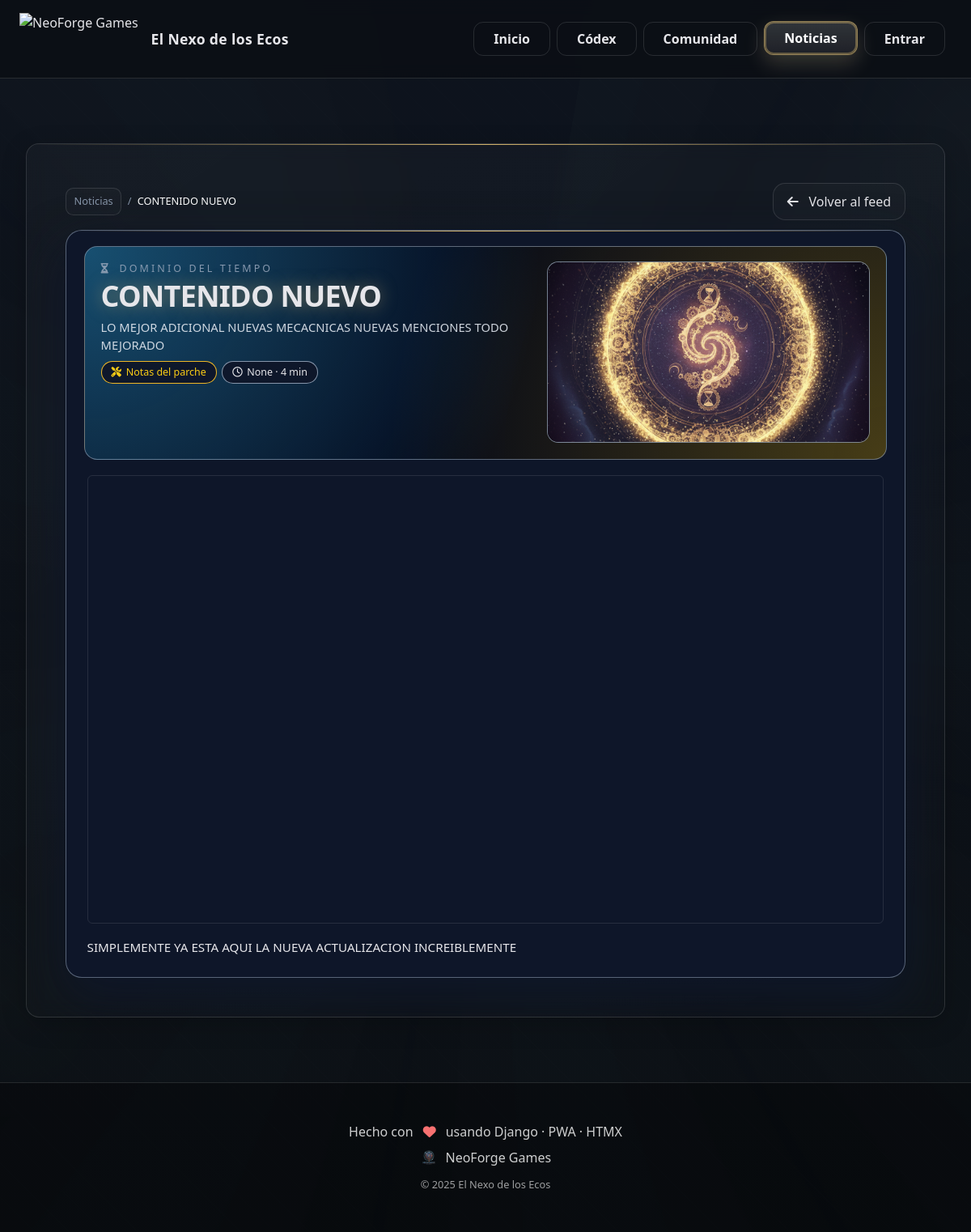
The page /noticias/contenido-nuevo/ on the database its author committed.
### news/models.py (models this page shows, shortened)
class NewsArticle(models.Model):
    STATUS = (
        ("draft", "Borrador"),
        ("scheduled", "Programado"),
        ("published", "Publicado"),
    )
    title = models.CharField(max_length=160)
    slug = models.SlugField(max_length=180, unique=True)
    summary = models.TextField(blank=True, default="")
    body = models.TextField(help_text="Contenido (puedes usar HTML simple)")
    author = models.ForeignKey(User, on_delete=models.SET_NULL, null=True, blank=True, related_name="news")
    category = models.ForeignKey(Category, on_delete=models.SET_NULL, null=True, blank=True, related_name="articles")
    tags = models.ManyToManyField(Tag, blank=True, related_name="articles")
    hero_image = models.ImageField(upload_to=upload_news_media, blank=True, null=True)
    banner_image = models.ImageField(upload_to=upload_news_media, blank=True, null=True)
    video_url = models.URLField(blank=True, default="", help_text="YouTube, Vimeo o .mp4/.webm directo")
    gallery = models.ManyToManyField(Asset, blank=True, related_name="news_articles")
    status = models.CharField(max_length=10, choices=STATUS, default="draft")
    publish_at = models.DateTimeField(blank=True, null=True, help_text="Si se programa, se publicará a esta hora")
    pin_home = models.BooleanField(default=False, help_text="Destacar en portada de noticias")
    is_patch_notes = models.BooleanField(default=False, help_text="Marcar como 'Notas del parche'")
    version = models.CharField(max_length=40, blank=True, default="", help_text="v1.2.0 (opcional)")
    reading_time = models.PositiveIntegerField(default=4, help_text="Minutos estimados")
    created = models.DateTimeField(auto_now_add=True)
    updated = models.DateTimeField(auto_now=True)
    class Meta:
        ordering = ["-publish_at", "-created"]

class Category(models.Model):
    name = models.CharField(max_length=120)
    slug = models.SlugField(max_length=140, unique=True)
    color = models.CharField(max_length=32, blank=True, default="", help_text="CSS var o #hex")
    icon = models.CharField(max_length=120, blank=True, default="", help_text="fa-solid fa-bolt")
    class Meta:
        ordering = ["name"]
        verbose_name = "Categoría"
        verbose_name_plural = "Categorías"

### news/views.py (the view)
# urls.py: path("<slug:slug>/", views.news_detail, name="detail"),
def news_detail(request, slug):
    item = get_object_or_404(NewsArticle, slug=slug)
    related = NewsArticle.objects.filter(status="published").exclude(pk=item.pk) \
                                 .filter(Q(category=item.category) | Q(tags__in=item.tags.all())) \
                                 .distinct().order_by("-publish_at", "-created")[:6]
    embed_url = _youtube_embed(item.video_url)
    return render(request, "news/detail.html", {
        "item": item,
        "related": related,
        "embed_url": embed_url,   # <- lo usamos en la plantilla
    })

### news/views.py (called while the page is built)
def _youtube_embed(url: str) -> str | None:
    if not url:
        return None
    u = urlparse(url)
    host = (u.netloc or "").lower()
    if "youtu.be" in host:
        vid = u.path.strip("/").split("/")[0]
        return f"https://www.youtube.com/embed/{vid}" if vid else None
    if "youtube.com" in host:
        qs = parse_qs(u.query or "")
        vid = (qs.get("v") or [None])[0]
        return f"https://www.youtube.com/embed/{vid}" if vid else None
    return None

### templates/news/detail.html (shortened to what this page needs)
{% extends "base.html" %}
{% load static news_extras humanize %}
{% block content %}
<section id="news-detail" class="section">
  <div class="flex items-center justify-between mb-3 gap-3">
    <nav class="breadcrumb">
      <a href="{% url 'news:index' %}" class="link-soft">Noticias</a>
      <span class="mx-1">/</span>
      <span class="text-white">{{ item.title }}</span>
    </nav>
    <a href="{% url 'news:index' %}" class="btn-ghost">
      <i class="fa-solid fa-arrow-left mr-1"></i> Volver al feed
    </a>
  </div>
  <article class="news-article card">
    <header class="news-hero">
      <div>
        <p class="news-kicker">
          {% if item.category %}
            {% if item.category.icon %}<i class="{{ item.category.icon }} mr-1"></i>{% endif %}
            {{ item.category.name }}
          {% else %}
            Noticias
          {% endif %}
        </p>
        <h1 class="h1-glow text-3xl md:text-4xl">{{ item.title }}</h1>
        {% if item.summary %}
          <p class="news-hero-summary">
            {{ item.summary }}
          </p>
        {% endif %}
        <div class="news-meta">
          {% if item.is_patch_notes %}
            <span class="news-pill patch">
              <i class="fa-solid fa-screwdriver-wrench"></i> Notas del parche
            </span>
          {% endif %}
          <span class="news-pill">
            <i class="fa-regular fa-clock"></i>
            {{ item.publish_at|naturaltime }} · {{ item.reading_time }} min
          </span>
        </div>
      </div>
      {% if item.banner_image or item.hero_image %}
        <figure class="news-cover">
          {% if item.banner_image %}
            <img src="{{ item.banner_image.url }}" alt="">
          {% elif item.hero_image %}
            <img src="{{ item.hero_image.url }}" alt="">
          {% endif %}
        </figure>
      {% endif %}
    </header>
    {% if item.video_url %}
      <div class="news-video-wrap">
        {% with embed=item.video_url|youtube_embed %}
          {% if embed %}
            <div class="aspect-video rounded-md overflow-hidden border border-white/10">
              <iframe
                src="{{ embed }}"
                style="width:100%;height:100%"
                frameborder="0"
                allow="accelerometer; autoplay; clipboard-write; encrypted-media; gyroscope; picture-in-picture; web-share"
                allowfullscreen>
              </iframe>
            </div>
          {% elif item.video_url|is_http_video %}
            <video class="mt-4 w-full rounded-md border border-white/10" controls>
              <source src="{{ item.video_url }}">
              Tu navegador no soporta el tag <code>video</code>.
            </video>
          {% else %}
            <p class="text-white/60 mt-3">
              Este video no permite incrustación aquí.
              <a class="link-soft" href="{{ item.video_url }}" target="_blank" rel="noopener">Ver en YouTube</a>.
            </p>
          {% endif %}
        {% endwith %}
      </div>
    {% endif %}
    <section class="news-body">
      <div class="prose prose-invert mt-2 max-w-none">
        {{ item.body|safe }}
      </div>
    </section>
  </article>
</section>
{% endblock %}

### static/css/theme.css (style rules this page uses)
:root { --coal:#0b0f14; --ink:#0f1520; --text:#e6e6ea; --line:rgba(255,255,255,.12); --accent:#d2b26a; --brand:#a88bd4; --space-xs:.5rem; --space-sm:1rem; --space-md:1.5rem; --space-lg:2rem; --space-xl:3rem; --radius-sm:.5rem; --radius-md:.75rem; --radius-lg:1rem; --transition-fast:.2s ease; --transition-normal:.3s ease; --transition-slow:.5s ease; }
html[data-domain="tiempo"] { --accent:#d2b26a; --brand:#f2dfa9; }
* { box-sizing:border-box; margin:0; padding:0 }
html,body { height:100% }
body { background:var(--coal); color:var(--text); font-family: ui-sans-serif,system-ui,-apple-system,BlinkMacSystemFont,'Segoe UI',Roboto,sans-serif; line-height:1.6; overflow-x:hidden; }
.btn-ghost { display:inline-flex; align-items:center; gap:.55rem; padding:.62rem 1.05rem; border-radius:.95rem; color:var(--text); border:1px solid var(--line); text-decoration:none; background:rgba(255,255,255,.02); transition:all var(--transition-fast) }
.section { margin:var(--space-xl) 0; padding:var(--space-xl); border-radius:var(--radius-lg); border:1px solid var(--line); background:linear-gradient(145deg,rgba(255,255,255,.03),rgba(255,255,255,.01)); backdrop-filter:blur(10px); box-shadow:0 8px 32px rgba(0,0,0,.2); position:relative; overflow:hidden }
.section::before { content:''; position:absolute; top:0; left:0; right:0; height:1px; background:linear-gradient(90deg,transparent,var(--accent),transparent) }
.card { background:linear-gradient(145deg,rgba(255,255,255,.04),rgba(255,255,255,.02)); padding:var(--space-lg); border-radius:var(--radius-md); border:1px solid var(--line); backdrop-filter:blur(10px); transition:all var(--transition-normal); position:relative; overflow:hidden }
.card::before { content:''; position:absolute; top:0; left:0; right:0; height:1px; background:linear-gradient(90deg,transparent,var(--accent),transparent) }
.h1-glow { font-weight:800; letter-spacing:-.02em; text-shadow:0 0 20px color-mix(in oklab,var(--accent) 50%,transparent) }
.link-soft { display:inline-flex; align-items:center; gap:.4rem; padding:.4rem .6rem; border-radius:.6rem; border:1px solid rgba(255,255,255,.12); background: rgba(255,255,255,.02); transition: transform var(--transition-fast), border-color var(--transition-fast), background var(--transition-fast); }

### templates/news/detail.html (style rules this page uses)
#news-detail .breadcrumb { font-size:.8rem; color:rgba(148,163,184,.9); }
#news-detail .news-article { border-radius:20px; padding:1.4rem 1.6rem 1.6rem; border:1px solid rgba(148,163,184,.55); background:rgba(15,23,42,.98); box-shadow:0 24px 60px rgba(15,23,42,.95); }
#news-detail .news-hero { border-radius:16px; padding:1.1rem 1.2rem 1.25rem; margin:-.2rem -0.2rem 1.1rem; background: radial-gradient(circle at top left,rgba(56,189,248,.40),transparent 55%), radial-gradient(circle at bottom right,rgba(250,204,21,.28),transparent 60%), #020617; border:1px solid rgba(148,163,184,.6); display:grid; grid-template-columns:minmax(0,1.6fr) minmax(0,1.2fr); gap:1.2rem; }
#news-detail .news-kicker { font-size:.78rem; letter-spacing:.25em; text-transform:uppercase; color:rgba(148,163,184,.9); margin-bottom:.3rem; }
#news-detail .news-hero h1 { margin:0 0 .4rem; }
#news-detail .news-hero-summary { color:rgba(226,232,240,.9); font-size:.92rem; margin-top:.4rem; }
#news-detail .news-meta { margin-top:.6rem; display:flex; flex-wrap:wrap; gap:.4rem; font-size:.78rem; }
#news-detail .news-pill { padding:.22rem .75rem; border-radius:999px; border:1px solid rgba(148,163,184,.9); background:rgba(15,23,42,.95); display:inline-flex; align-items:center; gap:.35rem; }
#news-detail .news-pill.patch { border-color:rgba(251,191,36,.95); color:#facc15; }
#news-detail .news-cover { border-radius:14px; overflow:hidden; border:1px solid rgba(148,163,184,.75); aspect-ratio:16/9; background:radial-gradient(circle at 20% 0,rgba(255,255,255,.18),transparent 60%); }
#news-detail .news-cover img { width:100%; height:100%; object-fit:cover; display:block; }
#news-detail .news-video-wrap { margin-top:1.2rem; }
#news-detail .news-body { margin-top:1.1rem; }
#news-detail .news-body .prose { font-size:.95rem; }

### rows shown on the page
NewsArticle: title "CONTENIDO NUEVO", category.name "DOMINIO DEL TIEMPO", summary "LO MEJOR ADICIONAL NUEVAS MECACNICAS NUEVAS MENCIONES TODO MEJORADO", publish_at "None", reading_time "4", banner_image (picture), body "SIMPLEMENTE YA ESTA AQUI LA NUEVA ACTUALIZACION INCREIBLEMENTE"
